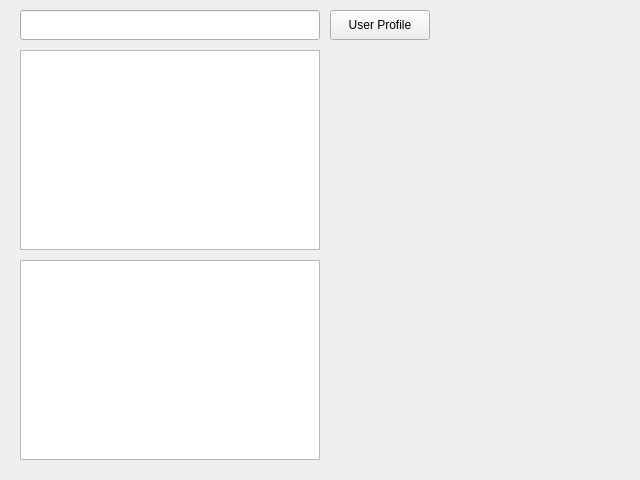
<?xml version="1.0" encoding="UTF-8"?>
<ui version="4.0">
 <class>LibraryMainPage</class>
 <widget class="QMainWindow" name="LibraryMainPage">
  <property name="geometry">
   <rect>
    <x>0</x>
    <y>0</y>
    <width>640</width>
    <height>480</height>
   </rect>
  </property>
  <property name="windowTitle">
   <string>Library Main Page</string>
  </property>
  <widget class="QWidget" name="centralWidget">
   <widget class="QLineEdit" name="search_lineEdit">
    <property name="geometry">
     <rect>
      <x>20</x>
      <y>10</y>
      <width>300</width>
      <height>30</height>
     </rect>
    </property>
   </widget>
   <widget class="QListWidget" name="available_books_listWidget">
    <property name="geometry">
     <rect>
      <x>20</x>
      <y>50</y>
      <width>300</width>
      <height>200</height>
     </rect>
    </property>
   </widget>
   <widget class="QListWidget" name="borrowed_books_listWidget">
    <property name="geometry">
     <rect>
      <x>20</x>
      <y>260</y>
      <width>300</width>
      <height>200</height>
     </rect>
    </property>
   </widget>
   <widget class="QPushButton" name="user_profile_button">
    <property name="geometry">
     <rect>
      <x>330</x>
      <y>10</y>
      <width>100</width>
      <height>30</height>
     </rect>
    </property>
    <property name="text">
     <string>User Profile</string>
    </property>
   </widget>
  </widget>
 </widget>
 <resources/>
 <connections/>
</ui>
